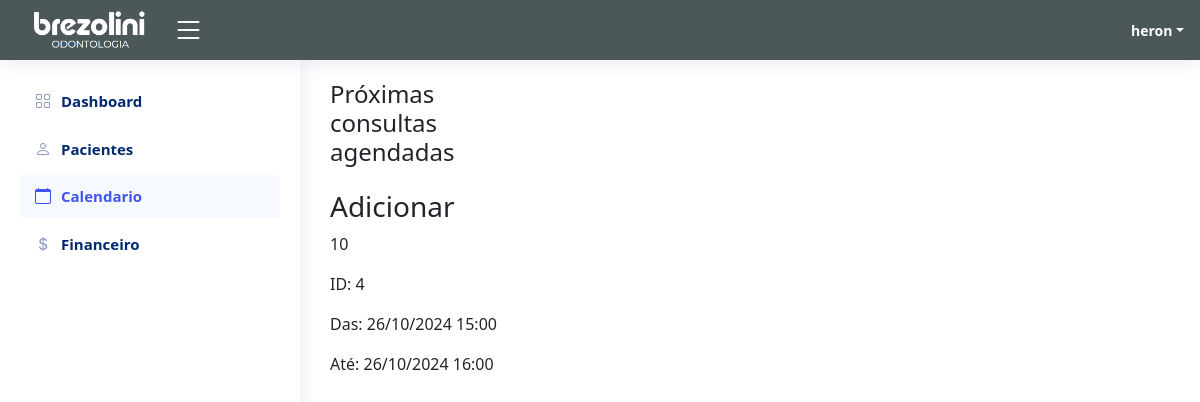
Screenshot of /calendario (signed in) with the database file from the repository.
### app/models.py (models this page shows, shortened)
class EventAbstract(models.Model):
    is_active = models.BooleanField(default=True)
    is_deleted = models.BooleanField(default=False)
    created_at = models.DateTimeField(auto_now_add=True)
    updated_at = models.DateTimeField(auto_now=True)
    class Meta:
        abstract = True

class Event(EventAbstract):
    user = models.ForeignKey(User, on_delete=models.CASCADE, related_name="events")
    title = models.CharField(max_length=200)
    description = models.TextField()
    start_time = models.DateTimeField()
    end_time = models.DateTimeField()
    paciente = models.ForeignKey(Paciente, on_delete=models.CASCADE, related_name="events", blank=True, null=True)
    objects = EventManager()

### app/views.py (the view, shortened to what this page needs)
# urls.py: path("calendario", views.CalendarViewNew.as_view(), name="calendario"),
class CalendarViewNew(LoginRequiredMixin, generic.View):
    login_url = "accounts:signin"
    template_name = "frontend/calendario.html"
    form_class = EventForm
    def get(self, request, *args, **kwargs):
        forms = self.form_class()
        events = Event.objects.all()
        current_date = now()
        events_month = Event.objects.filter(
            start_time__year=current_date.year,
            start_time__month=current_date.month,
            start_time__gte=current_date
        ).order_by('start_time')
        event_list = [
            {
                "id": event.id,
                "title": event.title,
                "start": event.start_time.strftime("%Y-%m-%dT%H:%M:%S"),
                "end": event.end_time.strftime("%Y-%m-%dT%H:%M:%S"),
                "description": event.description,
            }
            for event in events
        ]
        pacientes = Paciente.objects.all()
        context = {
            "form": forms,
            "events": event_list,
            "events_month": events_month,
            "pacientes": pacientes,
        }
        return render(request, self.template_name, context)

### app/templates/frontend/calendario.html (shortened to what this page needs)
<html lang="pt-br">
  {% load static %}
<head>
    <link rel="stylesheet" href="{% static "style.css" %}">
  <link href="{% static "vendor/bootstrap/css/bootstrap.min.css" %}" rel="stylesheet">
  <link href="{% static "vendor/bootstrap-icons/bootstrap-icons.css" %}" rel="stylesheet">
  <link href="{% static "vendor/boxicons/css/boxicons.min.css" %}" rel="stylesheet">
  <link href="{% static "vendor/quill/quill.snow.css" %}" rel="stylesheet">
  <link href="{% static "vendor/quill/quill.bubble.css" %}" rel="stylesheet">
  <link href="{% static "vendor/remixicon/remixicon.css" %}" rel="stylesheet">
  <link href="{% static "vendor/simple-datatables/style.css" %}" rel="stylesheet">
  <link href="{% static "css/style.css" %}" rel="stylesheet">
  <link rel="stylesheet" href="https://maxcdn.bootstrapcdn.com/bootstrap/4.0.0/css/bootstrap.min.css">
  <link rel="stylesheet" href="https://use.fontawesome.com/releases/v5.0.10/css/all.css">
  <link rel="stylesheet" type="text/css" href="{% static 'css/calender.css' %}">
  <link href="{% static 'calender/main.css' %}" rel="stylesheet" />
  <link href="https://cdn.jsdelivr.net/npm/bootstrap@5.0.2/dist/css/bootstrap.min.css" rel="stylesheet">
    <link rel="stylesheet" href="https://cdnjs.cloudflare.com/ajax/libs/fullcalendar/3.9.0/fullcalendar.css" />
    </head>
    <body>
      <header id="header" class="header fixed-top d-flex align-items-center" style="background-color:rgb(76, 87, 90);">
        <div class="d-flex align-items-center justify-content-between" >
          <a href="index" class="d-flex align-items-center">
            <img src="{% static "img/brezoliniodontologia.PNG" %}" height="50px">
          </a>
          <i class="bi bi-list toggle-sidebar-btn"></i>
        </div>
        <nav class="header-nav ms-auto">
          <ul class="d-flex align-items-center">
            <li class="nav-item dropdown pe-3">
              <a class="nav-link nav-profile d-flex align-items-center pe-0" href="#" data-bs-toggle="dropdown">
                <span class="d-none d-md-block dropdown-toggle ps-2" style="color: white;">{{ user.username }}</span>
              </a>
            </li>
          </ul>
        </nav>
      </header>
      <aside id="sidebar" class="sidebar">
        <ul class="sidebar-nav" id="sidebar-nav">
          <li class="nav-item">
            <a class="nav-link collapsed" href="index">
              <i class="bi bi-grid"></i>
              <span>Dashboard</span>
            </a>
          </li>
          <li class="nav-item">
            <a class="nav-link collapsed" href="pacientes">
              <i class="bi bi-person"></i>
              <span>Pacientes</span>
            </a>
          </li>
          <li class="nav-item">
            <a class="nav-link " href="calendario">
              <i class="bi bi-calendar"></i>
              <span>Calendario</span>
            </a>
          </li>
          <li class="nav-item">
            <a class="nav-link collapsed" href="financeiro">
              <i class="bi bi-currency-dollar"></i>
              <span>Financeiro</span>
            </a>
          </li>
        </ul>
      </aside>
      <main id="main" class="main">
        <div class="row">
          <div class="col-md-12">
              <div class="tile row">
                  <div class="col-md-3">
                    <div id="external-events">
                      <h4 class="mb-4">Próximas consultas agendadas</h4>
                      {% for event in events_month %}
                          <div class="fc-event">
                              <h3>{{ event.title }}</h3>
                              <p>{{ event.description }}</p>
                              <p>ID: {{ event.id }}</p>
                              <p>Das: {{ event.start_time|date:"d/m/Y H:i" }}</p>
                              <p>Até: {{ event.end_time|date:"d/m/Y H:i" }}</p>
                          </div>
                      {% empty %}
                          <p>Não há consultas agendadas</p>
                      {% endfor %}
                  </div>
                  </div>
                  <div class="col-md-9">
                  </div>
              </div>
          </div>
      </div>
      </main>
    </body>
    </html>

### app/static/style.css (style rules this page uses)
body { margin-top:20px; }

### app/static/css/style.css (style rules this page uses)
:root { scroll-behavior: smooth; }
body { font-family: "Open Sans", sans-serif; background: #f6f9ff; color: #444444; }
a { color: #4154f1; text-decoration: none; }
h1, h2, h3, h4, h5, h6 { font-family: "Nunito", sans-serif; }
#main { margin-top: 60px; padding: 20px 30px; transition: all 0.3s; }
.header { transition: all 0.5s; z-index: 997; height: 60px; box-shadow: 0px 2px 20px rgba(1, 41, 112, 0.1); background-color: #fff; padding-left: 20px; }
.header .toggle-sidebar-btn { font-size: 32px; padding-left: 10px; cursor: pointer; color: #ffffff; }
.header-nav ul { list-style: none; }
.header-nav>ul { margin: 0; padding: 0; }
.header-nav .nav-profile { color: #012970; }
.header-nav .nav-profile span { font-size: 14px; font-weight: 600; }
.sidebar { position: fixed; top: 60px; left: 0; bottom: 0; width: 300px; z-index: 996; transition: all 0.3s; padding: 20px; overflow-y: auto; scrollbar-width: thin; scrollbar-color: #aab7cf transparent; box-shadow: 0px 0px 20px rgba(1, 41, 112, 0.1); background-color: #fff; }
@media (min-width: 1200px) { #main, #footer { margin-left: 300px; } }
.sidebar-nav { padding: 0; margin: 0; list-style: none; }
.sidebar-nav li { padding: 0; margin: 0; list-style: none; }
.sidebar-nav .nav-item { margin-bottom: 5px; }
.sidebar-nav .nav-link { display: flex; align-items: center; font-size: 15px; font-weight: 600; color: #4154f1; transition: 0.3; background: #f6f9ff; padding: 10px 15px; border-radius: 4px; }
.sidebar-nav .nav-link i { font-size: 16px; margin-right: 10px; color: #4154f1; }
.sidebar-nav .nav-link.collapsed { color: #012970; background: #fff; }
.sidebar-nav .nav-link.collapsed i { color: #899bbd; }

### app/static/css/calender.css (style rules this page uses)
ul { height: 100%; padding: 0px 5px 0px 20px; }
a { color: #17a2b8; }

### app/static/calender/main.css (style rules this page uses)
:root { --fc-daygrid-event-dot-width: 8px; }
:root { --fc-list-event-dot-width: 10px; --fc-list-event-hover-bg-color: #f5f5f5; }

### rows the page displays
Event: title "Adicionar", description "10", id "4", start_time "26/10/2024 15:00", end_time "26/10/2024 16:00"

### other values shown
{{ user.username }} "heron"
